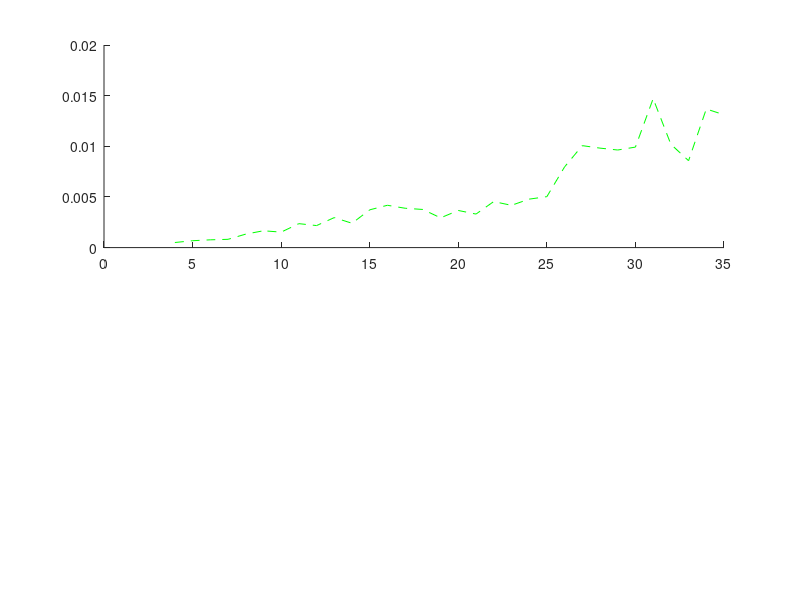

The MATLAB script that drew this image: (Note: this script raises an error after producing the figure.)
function erg1_last_minute_15
clc;

N=4:35;
sumM = []; 
sumG = [];
sumC = [];
sumP = [];
avgM = [];
avgG = [];
avgC = [];
avgP = [];
for i = 1:size(N, 2) 
    sumM(i) = 0; 
    sumG(i) = 0; 
    sumC(i) = 0; 
    sumP(i) = 0; 
    avgM(i) = 0;
    avgG(i) = 0;
    avgC(i) = 0;
    avgP(i) = 0;
end

for n = 4:35
m = n-3;
for i = 1:10


E = round(10*rand(1,n-2))+1;
C = round(10*rand(1,n-1))+1;
D = round(10*rand(1,n))+1;
A = round(10*rand(1,n-1))+1;
B = round(10*rand(1,n-2))+1;

p=pentadiagonal(E,C,D,A,B);
y = round(100*rand(1,n)) + 1;
b = y';

tic;xM=(p\b)'; tM=toc;
sumM(m)= sumM(m)+tM;

tic;xG= gaussianElimination(p,b)'; tG=toc;
sumG(m)= sumG(m)+tG;

tic;xP=PTRANSII(n,E,C,D,A,B,y); tP=toc;
sumP(m)= sumP(m)+tP;

tic;xC=cramer(p,b)'; tC=toc;
sumC(m) = sumC(m)+tC;

end

avgC(m)=sumC(m)/i;
avgG(m)=sumG(m)/i;
avgM(m)=sumM(m)/i;
avgP(m)=sumP(m)/i;


end

subplot(2,1,1);
plot(N,avgG,'g--',N,avgC,'Co-',N,avgM,'r*-',N,avgP,'b^-');hold on; grid on;
axis([0,35,0,2*(10^-3)]);
hold off;


N=4:50:2000;
sumM = []; 
sumP = [];
avgM = [];
avgP = [];
for i = 1:size(N, 2) 
    sumM(i) = 0; 
    sumP(i) = 0; 
    avgM(i) = 0;
    avgP(i) = 0;
end

n = 4;
m = 1;
while n <= 2000
    m = ((n-4)/50) + 1;
    n = n + 50;
for i=1:10

E = round(10*rand(1,n-2))+1;
C = round(10*rand(1,n-1))+1;
D = round(10*rand(1,n))+1;
A = round(10*rand(1,n-1))+1;
B = round(10*rand(1,n-2))+1;
p=pentadiagonal(E,C,D,A,B);
y = round(100*rand(1,n)) + 1;
b=y';

tic;xP=PTRANSII(n,E,C,D,A,B,y); tP=toc;
sumP(m)= sumP(m)+tP;

tic;xM=(p\b)'; tM=toc;
sumM(m)= sumM(m)+tM;
end

avgM(m)=sumM(m)/i;
avgP(m)=sumP(m)/i;

end

subplot(2,1,2);
plot(N, avgM, 'r*-',N,avgP, 'bo-'); hold on; grid on;
axis([0,2000,0,0.08]);
hold off;

end
function p = pentadiagonal(E,C,D,A,B)
p = diag(E,-2)+diag(C,-1)+diag(D,0)+diag(A,1)+diag(B,2);
end

function [x,psi] = PTRANSII(n,E,C,D,A,B,y)

A(n) = 0;
B(n) = 0;
B(n-1) = 0;
C(1) = 0;
E(1) = 0;
E(2) = 0;

e = [E(1) E(2) E];
c = [C(1) C];
d = D;
a = [A A(n)];
b = [B B(n-1) B(n)];

psi(n) = d(n);
    sigma(n) = c(n) / psi(n);
    fi(n) = e(n) / psi(n);
    w(n) = y(n) / psi(n);

    ro(n-1) = a(n-1);
    psi(n-1) = d(n-1) - sigma(n) * ro(n-1);
    sigma(n-1) = (c(n-1) - fi(n) * ro(n-1)) / psi(n-1);
    fi(n-1) = e(n-1) / psi(n-1);
    w(n-1) = (y(n-1) - w(n) * ro(n-1)) / psi(n-1);

    for i = n-2 : -1 : 3
        ro(i) = a(i) - sigma(i+2) * b(i);
        psi(i) = d(i) - fi(i+2) * b(i) - sigma(i+1) * ro(i);
        sigma(i) = (c(i) - fi(i+1) * ro(i)) / psi(i);
        fi(i) = e(i) / psi(i);
        w(i) = (y(i) - w(i+2) * b(i) - w(i+1) *ro(i)) / psi(i);
    end

    ro(2) = a(2) - sigma(4) * b(2);
    psi(2) = d(2) - fi(4) * b(2) - sigma(3) * ro(2);
    sigma(2) = (c(2) - fi(3) * ro(2)) / psi(2);
    ro(1) = a(1) - sigma(3) *b(1);
    psi(1) = d(1) - fi(3) * b(1) - sigma(2) * ro(1);
    w(2) = (y(2) - w(4) * b(2) - w(3) * ro(2)) / psi(2);
    w(1) = (y(1) - w(3) * b(1) - w(2) *ro(1)) / psi(1);

    x(1) = w(1);
    x(2) = w(2) - sigma(2) * x(1);

    for i = 3 : 1 : n
        x(i) = w(i) - (sigma(i) * x(i-1)) - fi(i) * x(i-2);
    end

    disp('psi');
    disp(psi);

end



function x = gaussianElimination(A, b)

    [~, n] = size(A);
    Ag = [A b];

    for k = 1:n - 1
        [~, j] = max(abs(Ag(k:n, k)));
        C = Ag(k, :);
        Ag(k, :) = Ag(j + k - 1, :);
        Ag(j + k - 1, :) = C;
        if Ag(k, k) == 0
            error('Matrix A is singular');
        end
        for i = k + 1:n
            r = Ag(i, k) / Ag(k, k);
            Ag(i, k:n + 1) = Ag(i, k:n + 1) - r * Ag(k, k: n + 1);
        end
end

    x = zeros(n, 1);
    x(n) = Ag(n, n + 1) / Ag(n, n);
    for k = n - 1:-1:1
        x(k) = (Ag(k, n + 1) - Ag(k, k + 1:n) * x(k + 1:n)) / Ag(k, k);
    end
    
    
end

function x = cramer(A,b)
    d = det(A);
    x = zeros(size(b));
    for j = 1:size(b)
        x(j) = det([A(:,1:j-1) b A(:,j+1:end)]) / d;
  end

    end

